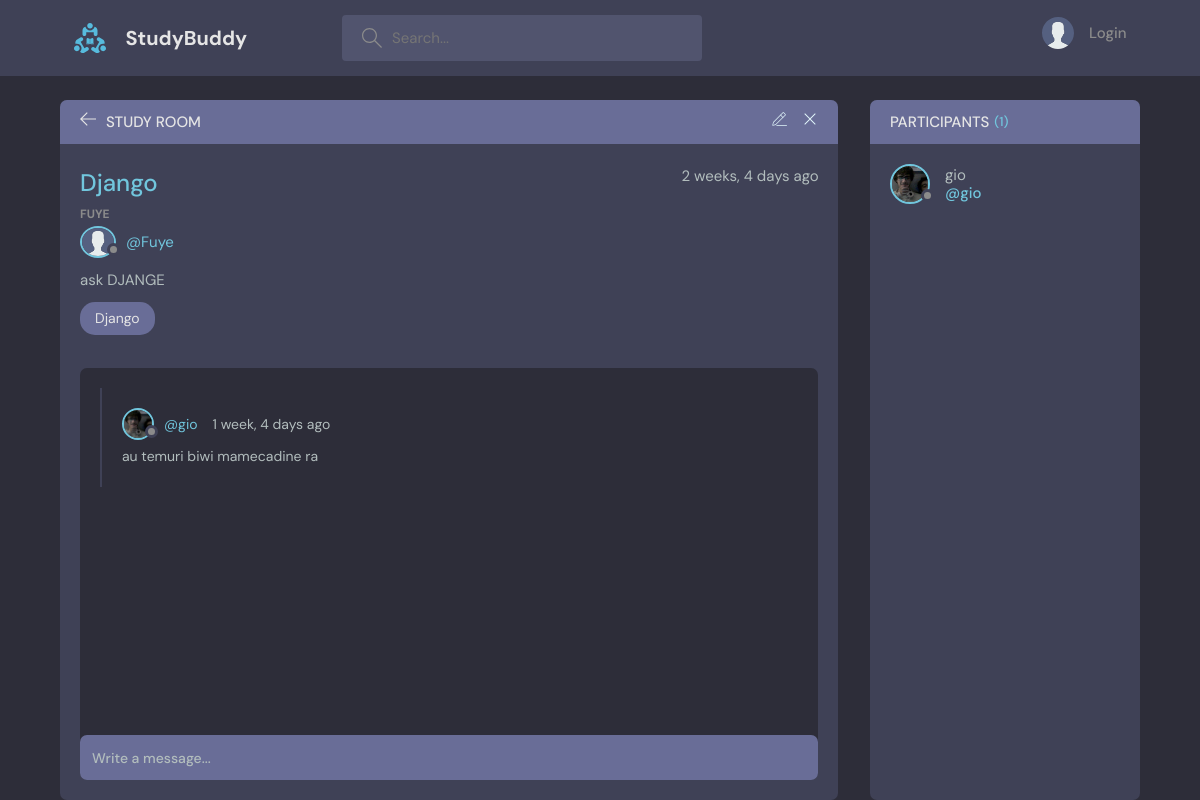
Page /room/2/ on the committed database.
### myapp/models.py (models this page shows, shortened)
class Room(models.Model):
    host = models.ForeignKey(User,on_delete= models.SET_NULL,null = True)
    name = models.CharField(max_length=100)
    topic = models.ForeignKey('Topic',on_delete= models.SET_NULL,null = True)
    description = models.TextField()
    participants = models.ManyToManyField(User, blank = True,related_name="participants")
    updated = models.DateTimeField(auto_now = True)
    created = models.DateTimeField(auto_now_add= True)
    def __str__(self):
        return self.name

class Topic(models.Model):
    name = models.CharField(max_length=100)
    updated = models.DateTimeField(auto_now = True)
    created = models.DateTimeField(auto_now_add= True)
    def __str__(self):
        return self.name

class Message(models.Model):
    host = models.ForeignKey(User,on_delete= models.SET_NULL,null = True)
    room = models.ForeignKey('Room',on_delete= models.CASCADE)
    description = models.CharField(max_length=100)
    updated = models.DateTimeField(auto_now = True)
    created = models.DateTimeField(auto_now_add= True)
    class Meta:
        ordering = ['-updated','-created']

class Profile(models.Model):
    user = models.OneToOneField(User,on_delete=models.CASCADE)
    profile_image = models.ImageField(upload_to='./static/images', null=True, blank=True)
    bio = models.TextField(null = True)

### myapp/views.py (the view, shortened to what this page needs)
# urls.py: path('room/<str:pk>/',views.room,name = 'room'),
def room(request,pk):
    room = Room.objects.get(id = pk)
    room_messages = room.message_set.all()
    participants = room.participants.all()
    context = {'room':room,'room_messages':room_messages,'participants':participants}
    return render(request, 'room.html',context)

### templates/room.html (shortened to what this page needs)
{%extends 'main.html'%}
{% load static%}
{%block content%}
<main class="profile-page layout layout--2">
<div class="container">
  <div class="room">
    <div class="room__top">
      <div class="room__topLeft">
        <a href="/">
          <svg version="1.1" xmlns="http://www.w3.org/2000/svg" width="32" height="32" viewBox="0 0 32 32">
            <title>arrow-left</title>
            <path
              d="M13.723 2.286l-13.723 13.714 13.719 13.714 1.616-1.611-10.96-10.96h27.625v-2.286h-27.625l10.965-10.965-1.616-1.607z"
            ></path>
          </svg>
        </a>
        <h3>Study Room</h3>
      </div>
      <div class="room__topRight">
        <a href="{% url 'updateRoom' room.id%}">
        </a>
        <a href="{% url 'deleteRoom' room.id%}">
          <svg version="1.1" xmlns="http://www.w3.org/2000/svg" width="32" height="32" viewBox="0 0 32 32">
            <title>remove</title>
            <path
              d="M27.314 6.019l-1.333-1.333-9.98 9.981-9.981-9.981-1.333 1.333 9.981 9.981-9.981 9.98 1.333 1.333 9.981-9.98 9.98 9.98 1.333-1.333-9.98-9.98 9.98-9.981z"
            ></path>
          </svg>
        </a>
      </div>
    </div>
    <div class="room__box scroll">
      <div class="room__header scroll">
        <div class="room__info">
          <h3>{{room}}</h3>
          <span>{{room.created|timesince}} ago</span>
        </div>
        <div class="room__hosted">
          <p>{{room.host}}</p>
          <a href="{% url 'profile' room.host.id%}" class="room__author">
            <div class="avatar avatar--small">
              {%if room.host.profile %}
              <img src="{{room.host.profile.profile_image.url}}" />
              {%else%}
              <img src="./static/images/avatar.svg" style = "width:32px"/>
              {%endif%}
            </div>
            <span>@{{room.host}}</span>
          </a>
        </div>
        <div class="room__details">
          {{room.description}}
        </div>
        <span class="room__topics">{{room.topic}}</span>
      </div>
      <div class="room__conversation">
        <div class="threads scroll">
          {%for mes in room_messages%}
          <div class="thread">
            <div class="thread__top">
              <div class="thread__author">
                <a href="{% url 'profile' mes.host.id%}" class="thread__authorInfo">
                  <div class="avatar avatar--small">
                    {%if mes.host.profile %}
                    <img src="{{mes.host.profile.profile_image.url}}" />
                    {%else%}
                    <img src="{%static 'images/avatar.svg'%}" style = "width:32px"/>
                    {%endif%}
                  </div>
                  <span>@{{mes.host}}</span>
                </a>
                <span class="thread__date">{{mes.created|timesince}} ago</span>
              </div>
            </div>
            <div class="thread__details">
              {{mes.description}}
            </div>
          </div>
          {%endfor%}
        </div>
      </div>
    </div>
    <div class="room__message">
      <form method="POST">
          <input type="text" name = "description" id = "mesaje" placeholder="Write a message...">
      </form>
    </div>
  </div>
  <div class="participants">
    <h3 class="participants__top">Participants <span>({{room.participants.count}})</span></h3>
    <div class="participants__list scroll">
      {%for par in participants%}
      <a href="{% url 'profile' par.id%}" class="participant">
        <div class="avatar avatar--medium">
          {%if par.profile %}
          <img src="{{par.profile.profile_image.url}}" />
          {%else%}
          <img src="{%static 'images/avatar.svg' %}" style = "width:32px"/>
          {%endif%}
        </div>
        <p>
          {{par}}
          <span>@{{par}}</span>
        </p>
      </a>
      {%endfor%}
    </div>
  </div>
</div>
</main>
{%endblock content%}

### rows in the picture
Room: name "Django", created "2 weeks, 4 days", host "FUYE", host "Fuye", description "ask DJANGE", topic "Django", participants.count "1"
Message: host.profile.profile_image (picture), host "gio", created "1 week, 4 days", description "au temuri biwi mamecadine ra"

### other values in the picture
{{ par }} "gio"
